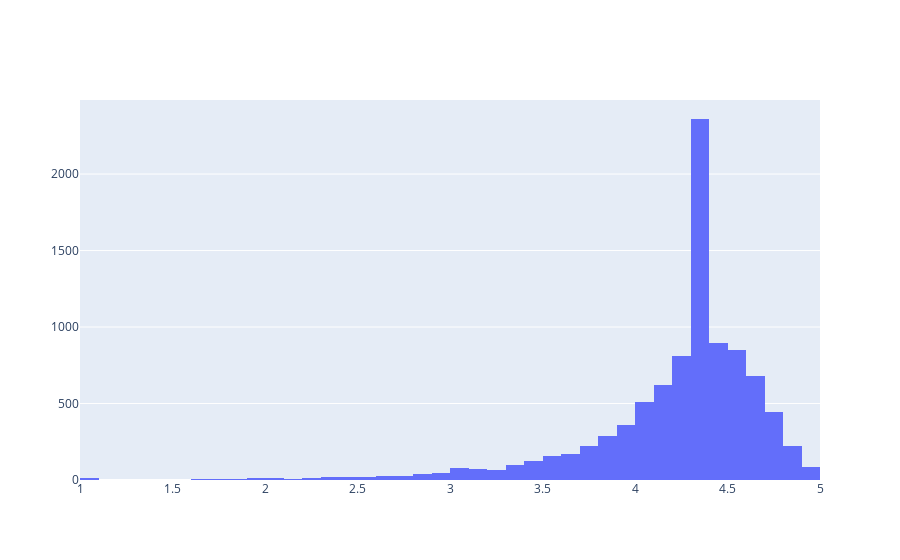

The code cell stored with this chart in its notebook:
### Markdown cell above
### Average rating of apps
looks like replacing using the median wan't the best of ideas

### Code cell
data = [go.Histogram(
        x = df.Rating,
        xbins = {'start': 1, 'size': 0.1, 'end' :5}
)]

print('Average app rating = ', np.mean(df['Rating']))
plotly.offline.iplot(data, filename='overall_rating_distribution')

### Figure 1 — Plotly figure (JSON) as saved in the notebook; plotly's stock layout.template omitted (floating-point values rounded to 4 significant figures; data arrays with more than 128 entries replaced by an {"elided": "..."} marker saying what was removed)
{"data": [{"type": "histogram", "x": {"elided": "9659 float values"}, "xbins": {"end": 5, "size": 0.1, "start": 1}}], "layout": {}}
